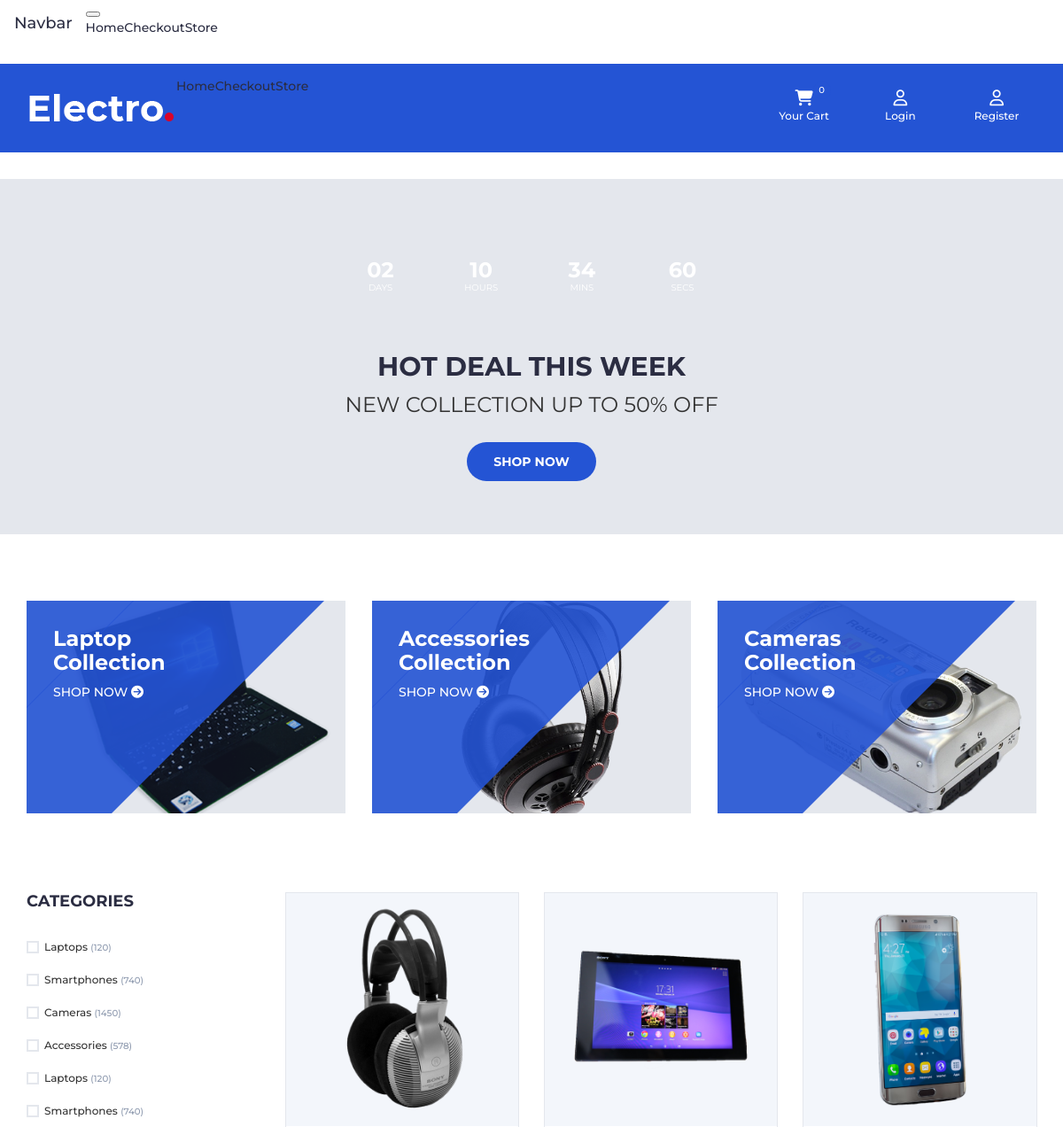
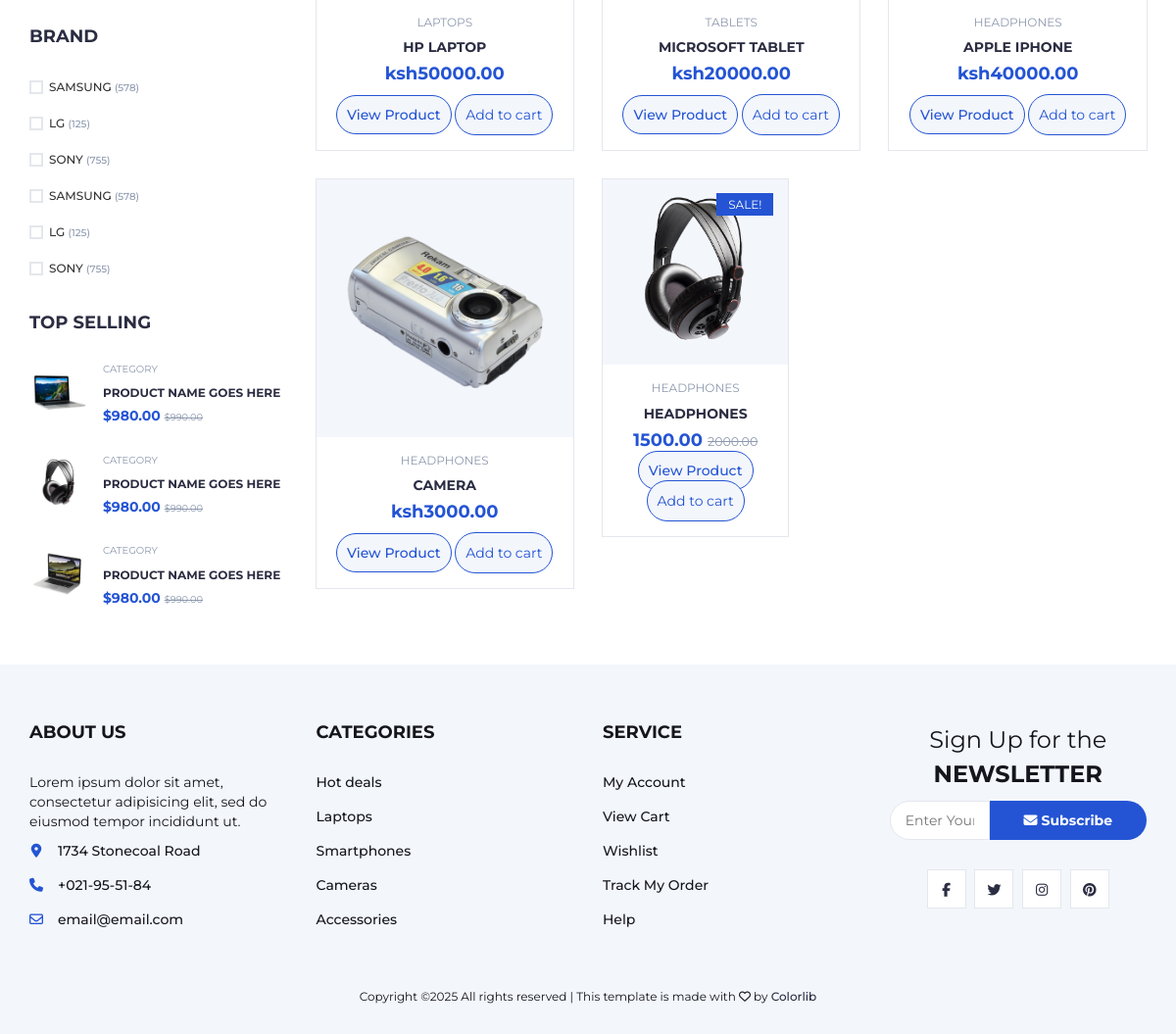
The page / on the database its author committed (2 pictures, top to bottom).
### shop_features/models.py (models this page shows, shortened)
class Product(models.Model):
    name=models.CharField(max_length=100)
    price=models.IntegerField()
    category=models.ForeignKey(Category, on_delete=models.CASCADE, default=1)
    description=models.CharField( max_length=250, default="", blank=True, null=True)
    image=models.ImageField(upload_to='productimage/' , default='default.jpg')
    is_sale=models.BooleanField(default=False)
    sale_price=models.IntegerField(default=0)

class Category(models.Model):
    name=models.CharField(max_length=50)
    def __str__(self):
        return self.name

### shop_features/views.py (the view)
# urls.py: 2. Add a URL to urlpatterns:  path('', views.home, name='home')
def home(request):
    products=Product.objects.all()
    context={
        "products": products,
    }
    return render(request,'index.html', context)

### shop_features/cart.py (called while the page is built)
    def __len__(self):
        return len(self.cart)

### shop_features/context_processors.py (called while the page is built)
def cart(request):
    return {'cart': Cart(request)}

### shop_features/templates/index.html (shortened to what this page needs)
{% extends "base.html" %}
{% load static %}
{% block  body %}
<main>
	<div id="hot-deal" class="section">
		<div class="container">
			<div class="row">
				<div class="col-md-12">
					<div class="hot-deal">
						<ul class="hot-deal-countdown">
							<li>
								<div>
									<h3>02</h3>
									<span>Days</span>
								</div>
							</li>
							<li>
								<div>
									<h3>10</h3>
									<span>Hours</span>
								</div>
							</li>
							<li>
								<div>
									<h3>34</h3>
									<span>Mins</span>
								</div>
							</li>
							<li>
								<div>
									<h3>60</h3>
									<span>Secs</span>
								</div>
							</li>
						</ul>
						<h2 class="text-uppercase">hot deal this week</h2>
						<p>New Collection Up to 50% OFF</p>
						<a class="primary-btn cta-btn" href="#">Shop now</a>
					</div>
				</div>
			</div>
		</div>
	</div>
		<div class="section">
			<div class="container">
				<div class="row">
					<div class="col-md-4 col-xs-6">
						<div class="shop">
							<div class="shop-img">
								<img src="{% static './img/shop01.png' %}" alt="">
							</div>
							<div class="shop-body">
								<h3>Laptop<br>Collection</h3>
								<a href="#" class="cta-btn">Shop now <i class="fa fa-arrow-circle-right"></i></a>
							</div>
						</div>
					</div>
					<div class="col-md-4 col-xs-6">
						<div class="shop">
							<div class="shop-img">
								<img src="{% static './img/shop03.png' %}" alt="">
							</div>
							<div class="shop-body">
								<h3>Accessories<br>Collection</h3>
								<a href="#" class="cta-btn">Shop now <i class="fa fa-arrow-circle-right"></i></a>
							</div>
						</div>
					</div>
					<div class="col-md-4 col-xs-6">
						<div class="shop">
							<div class="shop-img">
								<img src="{% static './img/shop02.png' %}" alt="">
							</div>
							<div class="shop-body">
								<h3>Cameras<br>Collection</h3>
								<a href="#" class="cta-btn">Shop now <i class="fa fa-arrow-circle-right"></i></a>
							</div>
						</div>
					</div>
				</div>
			</div>
		</div>
	<div class="section">
		<div class="container">
			<div class="row">
				<div id="aside" class="col-md-3">
					<div class="aside">
						<h3 class="aside-title">Categories</h3>
						<div class="checkbox-filter">
							<div class="input-checkbox">
								<label for="category-1">
									<span></span>
									Laptops
									<small>(120)</small>
								</label>
							</div>
							<div class="input-checkbox">
								<label for="category-2">
									<span></span>
									Smartphones
									<small>(740)</small>
								</label>
							</div>
							<div class="input-checkbox">
								<label for="category-3">
									<span></span>
									Cameras
									<small>(1450)</small>
								</label>
							</div>
							<div class="input-checkbox">
								<label for="category-4">
									<span></span>
									Accessories
									<small>(578)</small>
								</label>
							</div>
							<div class="input-checkbox">
								<label for="category-5">
									<span></span>
									Laptops
									<small>(120)</small>
								</label>
							</div>
							<div class="input-checkbox">
								<label for="category-6">
									<span></span>
									Smartphones
									<small>(740)</small>
								</label>
							</div>
						</div>
					</div>
					<div class="aside">
						<h3 class="aside-title">Brand</h3>
						<div class="checkbox-filter">
							<div class="input-checkbox">
								<label for="brand-1">
									<span></span>
									SAMSUNG
									<small>(578)</small>
								</label>
							</div>
							<div class="input-checkbox">
								<label for="brand-2">
									<span></span>
									LG
									<small>(125)</small>
								</label>
							</div>
							<div class="input-checkbox">
								<label for="brand-3">
									<span></span>
									SONY
									<small>(755)</small>
								</label>
							</div>
							<div class="input-checkbox">
								<label for="brand-4">
									<span></span>
									SAMSUNG
									<small>(578)</small>
								</label>
							</div>
							<div class="input-checkbox">
								<label for="brand-5">
									<span></span>
									LG
									<small>(125)</small>
								</label>
							</div>
							<div class="input-checkbox">
								<label for="brand-6">
									<span></span>
									SONY
									<small>(755)</small>
								</label>
							</div>
						</div>
					</div>
					<div class="aside  top-selling">
						<h3 class="aside-title">Top selling</h3>
						<div class="product-widget">
							<div class="product-img-section">
							<div class="product-img">
								<img src="{% static './img/product01.png' %}" alt="">
							</div>
						</div>
							<div class="product-body">
								<p class="product-category">Category</p>
								<h3 class="product-name"><a href="#">product name goes here</a></h3>
								<h4 class="product-price">$980.00 <del class="product-old-price">$990.00</del></h4>
							</div>
						</div>
						<div class="product-widget">
							<div class="product-img">
								<img src="{% static './img/product02.png' %}" alt="">
							</div>
							<div class="product-body">
								<p class="product-category">Category</p>
								<h3 class="product-name"><a href="#">product name goes here</a></h3>
								<h4 class="product-price">$980.00 <del class="product-old-price">$990.00</del></h4>
							</div>
						</div>
						<div class="product-widget">
							<div class="product-img">
								<img src="{% static './img/product03.png' %}" alt="">
							</div>
							<div class="product-body">
								<p class="product-category">Category</p>
								<h3 class="product-name"><a href="#">product name goes here</a></h3>
								<h4 class="product-price">$980.00 <del class="product-old-price">$990.00</del></h4>
							</div>
						</div>
					</div>
				</div>
				<div id="store" class="col-md-9">
					<div class="row">
						{% for product in products %}
 {% if  product.is_sale %}
<div class="col-md-3 col-xs-6">
	<div class="product">
		<div class="product-img">
			<img src="{{product.image.url}}" alt="">
			<div class="product-label">
				<span class="new">SALE!</span>
			</div>
		</div>
		<div class="product-body">
			<p class="product-category">{{product.category}}</p>
			<h3 class="product-name"><a href="#">{{product.name}}</a></h3>
			<h4 class="product-price">{{product.sale_price}}.00 <del class="product-old-price">{{product.price}}.00</del></h4>
			<a href="{% url "shop_features:product" product.id %}" class="add-to-cart-btn">View Product</a>
			<button class="add-to-cart-btn" value="{{product.id}}" id="add-cart">
				Add to cart
			</button>
		</div>
	</div>
</div>
                 {% else %}
						<div class="col-md-4 col-xs-6">
							<div class="product">
								<div class="product-img">
									<img src="{{product.image.url}}" alt="">
								</div>
								<div class="product-body">
									<p class="product-category">{{product.category}}</p>
									<h3 class="product-name"><a href="#">{{product.name}}</a></h3>
									<h4 class="product-price">ksh{{product.price}}.00 </h4>
								<a href="{% url "shop_features:product" product.id %}" class="add-to-cart-btn">View Product</a>
								<button class="add-to-cart-btn" value="{{product.id}}" id="add-cart">
									Add to cart
								</button>
								</div>
							</div>
						</div>
						{% endif %}
						{% endfor %}
					</div>
				</div>
			</div>
		</div>
	</div>
	</main>
{% endblock  %}

### shop_features/templates/base.html (shortened to what this page needs)
{% load static %}
<!DOCTYPE html>
<html lang="en">
	<head>
		<link type="text/css" rel="stylesheet" href="{% static 'css/bootstrap.min.css' %}"/>
		<link type="text/css" rel="stylesheet" href="{% static 'css/slick.css' %}"/>
		<link type="text/css" rel="stylesheet" href="{% static 'css/slick-theme.css' %}"/>
		<link type="text/css" rel="stylesheet" href="{% static 'css/nouislider.min.css' %}"/>
		<link type="text/css" rel="stylesheet" href="{% static 'css/style.css' %}"/>
    </head>
	<body>
		<header>
			<nav class="navbar navbar-expand-lg bg-body-tertiary">
				<div class="container-fluid">
				  <a class="navbar-brand" href="#">Navbar</a>
				  <button class="navbar-toggler" type="button" data-bs-toggle="collapse" data-bs-target="#navbarNav" aria-controls="navbarNav" aria-expanded="false" aria-label="Toggle navigation">
				  </button>
				  <div class="collapse navbar-collapse" id="navbarNav">
					<ul class="navbar-nav">
					  <li class="nav-item">
						<a class="nav-link active" aria-current="page" href="{% url "shop_features:home" %}">Home</a>
					  </li>
					  <li class="nav-item">
						<a class="nav-link" href="{% url "shop_features:checkout" %}">Checkout</a>
					  </li>
					  <li class="nav-item">
						<a class="nav-link" href="{% url "shop_features:store" %}">Store</a>
					  </li>
					</ul>
				  </div>
				</div>
			  </nav>
			<div id="header">
				<div class="container">
					<div class="row ">
						<div class="col-md-6">
							<div class="header-logo">
								<a href="#" class="logo">
									<img src="{% static './img/logo.png' %}" alt="">
								</a>
							</div>
							<div class="collapse navbar-collapse" id="navbarNav">
								<ul class="navbar-nav">
								  <li class="nav-item">
									<a class="nav-link active" aria-current="page" href="{% url "shop_features:home" %}">Home</a>
								  </li>
								  <li class="nav-item">
									<a class="nav-link" href="{% url "shop_features:checkout" %}">Checkout</a>
								  </li>
								  <li class="nav-item">
									<a class="nav-link" href="{% url "shop_features:store" %}">Store</a>
								  </li>
								</ul>
							  </div>
						</div>
						<div class="col-md-6 clearfix">
							<div class="header-ctn">
									<div>
										<a href="{% url "shop_features:cart_summary" %}">
											<i class="fa fa-shopping-cart"></i>
											<span>Your Cart</span>
											<div class="qty" id="cart_quantity">
												{{cart|length}}
											</div>
										</a>
									</div>
								{% if user.is_authenticated %}
                              <div>
								<a href="{% url "shop_features:logout" %}">
									<i class="fa-solid fa-right-from-bracket" style="color: #FFF;"></i>
									<span>Logout</span>
								</a>
							</div>
							{% else %}
							<div>
								<a href="{% url "shop_features:login" %}">
									<i class="fa fa-user-o "></i>
									<span>Login</span>
								</a>
							</div>
							<div>
								<a href="{% url "shop_features:register" %}">
									<i class="fa fa-user-o "></i>
									<span>Register</span>
								</a>
							</div>
								{% endif %}
							</div>
						</div>
					</div>
				</div>
			</div>
		</header>
{% block  body%}
{% endblock  %}
		<footer id="footer">
			<div class="section">
				<div class="container">
					<div class="row">
						<div class="col-md-3 col-xs-6">
							<div class="footer">
								<h3 class="footer-title">About Us</h3>
								<p>Lorem ipsum dolor sit amet, consectetur adipisicing elit, sed do eiusmod tempor incididunt ut.</p>
								<ul class="footer-links">
									<li><a href="#"><i class="fa fa-map-marker"></i>1734 Stonecoal Road</a></li>
									<li><a href="#"><i class="fa fa-phone"></i>+021-95-51-84</a></li>
									<li><a href="#"><i class="fa fa-envelope-o"></i>email@email.com</a></li>
								</ul>
							</div>
						</div>
						<div class="col-md-3 col-xs-6">
							<div class="footer">
								<h3 class="footer-title">Categories</h3>
								<ul class="footer-links">
									<li><a href="#">Hot deals</a></li>
									<li><a href="#">Laptops</a></li>
									<li><a href="#">Smartphones</a></li>
									<li><a href="#">Cameras</a></li>
									<li><a href="#">Accessories</a></li>
								</ul>
							</div>
						</div>
						<div class="col-md-3 col-xs-6">
							<div class="footer">
								<h3 class="footer-title">Service</h3>
								<ul class="footer-links">
									<li><a href="#">My Account</a></li>
									<li><a href="#">View Cart</a></li>
									<li><a href="#">Wishlist</a></li>
									<li><a href="#">Track My Order</a></li>
									<li><a href="#">Help</a></li>
								</ul>
							</div>
						</div>
            <div class="col-md-3 col-xs-6">
							<div class="footer">
          	<div class="newsletter">
							<form id="subscribe-form">
                <p>Sign Up for the <strong>NEWSLETTER</strong></p>
								<input class="input" type="email" id="subscribe-email" placeholder="Enter Your Email" required>
								<button class="newsletter-btn"><i class="fa fa-envelope"></i> Subscribe</button>
							</form>
							<ul class="newsletter-follow">
								<li>
									<a href="#"><i class="fa fa-facebook"></i></a>
								</li>
								<li>
									<a href="#"><i class="fa fa-twitter"></i></a>
								</li>
								<li>
									<a href="#"><i class="fa fa-instagram"></i></a>
								</li>
								<li>
									<a href="#"><i class="fa fa-pinterest"></i></a>
								</li>
							</ul>
						</div>
							</div>
						</div>
            <div class="col-md-12 text-center">
							<span class="copyright">
								Copyright &copy;<script>document.write(new Date().getFullYear());</script> All rights reserved | This template is made with <i class="fa fa-heart-o" aria-hidden="true"></i> by <a href="https://colorlib.com" target="_blank">Colorlib</a>
							</span>
						</div>
					</div>
				</div>
			</div>
		</footer>
	</body>
</html>

### shop_features/templates/base.html (style rules this page uses)
:root { --secondary-color: #2454D4; --primary-color:#F3F6FB; --default-color:#FFF; }

### rows shown on the page
Product: image (picture), category "LAPTOPS", name "HP LAPTOP", price "50000", {{ product.id }} 1 (drawn)
Product: image (picture), category "TABLETS", name "MICROSOFT TABLET", price "20000", {{ product.id }} 2 (drawn)
Product: image (picture), category "HEADPHONES", name "APPLE IPHONE", price "40000", {{ product.id }} 3 (drawn)
Product: image (picture), category "HEADPHONES", name "CAMERA", price "3000", {{ product.id }} 4 (drawn)
Product: image (picture), category "HEADPHONES", name "HEADPHONES", sale_price "1500", price "2000", {{ product.id }} 5 (drawn)

### other values the page prints
{{ cart|length }} "0"
